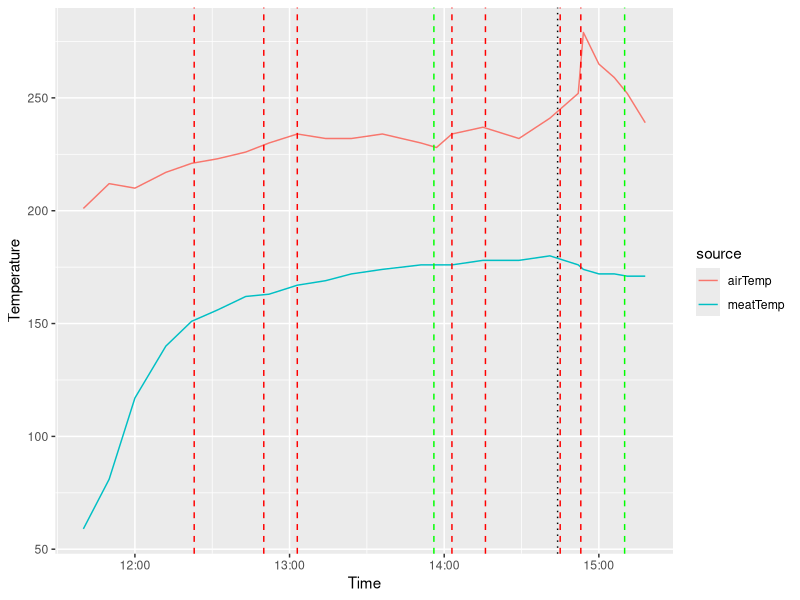

This chart was generated by the following R code:
## ---- chunk 1
library(ggplot2)
library(dplyr)
library(tidyr)

time=c('11:40','11:50','12:00','12:12','12:22','12:32','12:43','12:52','13:03','13:14','13:24','13:36','13:51','13:57','14:03','14:15','14:29','14:41',"14:52","14:54",'15:00','15:06','15:11','15:18')
meatTemp=c(59,81,117,140,151,156,162,163,167,169,172,174,176,176,176,178,178,180,176,174,172,172,171,171)
airTemp=c(201,212,210,217,221,223,226,230,234,232,232,234,230,228,234,237,232,241,252,279,265,259,252,239)

hm=as.POSIXct(strptime(time, '%H:%M',tz='GMT')) 
df=data.frame(meatTemp,airTemp,hm) %>%
  gather(source,temp,-hm)
p=ggplot(df,aes(hm,temp,color=source)) + 
  geom_line() + 
  ylab('Temperature') +
  xlab('Time') 

# add horizontal lines for vent adjustments
reductions=c('12:23','12:50','13:03','14:03','14:16','14:45','14:53')
for (t in reductions){
  p = p + geom_vline(xintercept = as.POSIXct(strptime(t, '%H:%M',tz='GMT')) ,linetype='dashed',size=0.5,color='red')
}
increases=c('13:56','15:10')
for (t in increases){
  p = p + geom_vline(xintercept = as.POSIXct(strptime(t, '%H:%M',tz='GMT')) ,linetype='dashed',size=0.5,color='green')
}
checking=c('14:44')
for (t in checking){
  p = p + geom_vline(xintercept = as.POSIXct(strptime(t, '%H:%M',tz='GMT')) ,linetype='dotted',size=0.5,color='black')
}

print(p) 
